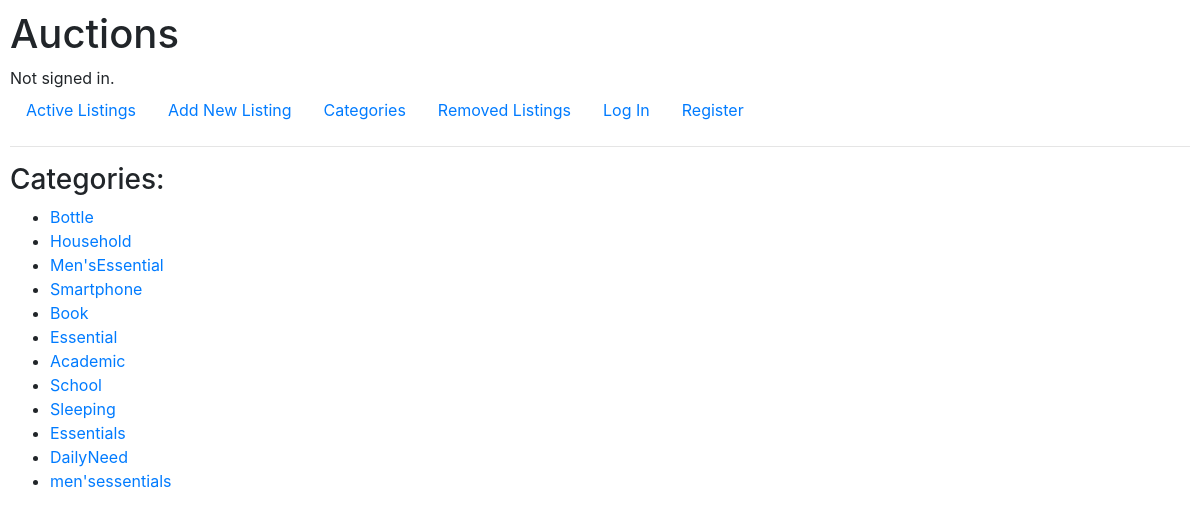
The page /categories on the database its author committed.
### auctions/models.py (models this page shows, shortened)
class AuctionListing(models.Model):
    title = models.CharField(max_length=50, unique=True)
    category = models.TextField(blank=True, null=True)
    description = models.CharField(max_length=250)
    startingBid = models.IntegerField()
    currentPrice = models.IntegerField()
    imgUrl = models.URLField(max_length=200, blank=True, null=True)
    listBy = models.ForeignKey(
        "User", on_delete=models.CASCADE, related_name="myListing")
    status = models.BooleanField(default="True")
    winner = models.ForeignKey(
        "User", null=True, blank=True, on_delete=models.CASCADE, related_name="MyWinning")

### auctions/views.py (the view)
# urls.py: path("categories", views.categoriesList, name="categoriesList"),
def categoriesList(request):
    categoriesList = []
    allListing = AuctionListing.objects.all()
    for listing in allListing:
        if listing.status:
            categoryInList = listing.category.split(",")
            for category in categoryInList:
                if not (category in categoriesList):
                    categoriesList.append(category.strip())
    return render(request, "auctions/categoriesList.html", {"categoriesList": categoriesList})

### auctions/templates/auctions/categoriesList.html (shortened to what this page needs)
{% extends "auctions/layout.html" %}
{% block body %}
<h3>Categories:</h3>
<ul>{% for category in categoriesList  %}
    <li><a href="{%url 'displayCategory' category%}">{{category}}</a></li>
    {% endfor %}</ul>
{% endblock body %}

### auctions/templates/auctions/layout.html (shortened to what this page needs)
{% load static %}
<!DOCTYPE html>
<html lang="en">
<head>
    <link rel="stylesheet" href="https://stackpath.bootstrapcdn.com/bootstrap/4.4.1/css/bootstrap.min.css"
>
    <link href="{% static 'auctions/styles.css' %}" rel="stylesheet">
</head>
<body>
    <h1>Auctions</h1>
    <div>
        {% if user.is_authenticated %}
        Signed in as <strong>{{ user.username }}</strong>.
        {% else %}
        Not signed in.
        {% endif %}
    </div>
    <ul class="nav">
        <li class="nav-item">
            <a class="nav-link" href="{% url 'index' %}">Active Listings</a>
        </li>
        <li class="nav-item">
            <a class="nav-link" href="{% url 'newListing' %}">Add New Listing</a>
        </li>
        <li class="nav-item">
            <a class="nav-link" href="{% url 'categoriesList' %}">Categories</a>
        </li>
        <li class="nav-item">
            <a class="nav-link" href="{% url 'removedListing' %}">Removed Listings</a>
        </li>
        {% if user.is_authenticated %}
        <li class="nav-item">
            <a class="nav-link" href="{% url 'logout' %}">Log Out</a>
        </li>
        {% else %}
        <li class="nav-item">
            <a class="nav-link" href="{% url 'login' %}">Log In</a>
        </li>
        <li class="nav-item">
            <a class="nav-link" href="{% url 'register' %}">Register</a>
        </li>
        {% endif %}
    </ul>
    <hr>
    {% block body %}
    {% endblock %}
</body>
</html>

### auctions/static/auctions/styles.css (style rules this page uses)
body { padding: 10px; }

### rows shown on the page
AuctionListing: categoriesList "Men'sEssential"
AuctionListing: categoriesList "Smartphone"
AuctionListing: categoriesList "Book"
AuctionListing: categoriesList "men'sessentials"

### other values the page prints
{{ category }} "Bottle" "Household" "Essential" "Academic" "School" "Sleeping" "Essentials" "DailyNeed"
